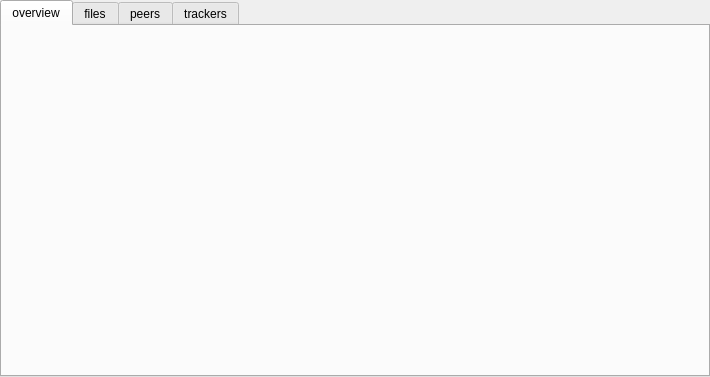
<?xml version="1.0" encoding="UTF-8"?>
<ui version="4.0">
 <class>pt::TorrentDetailsWidget</class>
 <widget class="QTabWidget" name="pt::TorrentDetailsWidget">
  <property name="geometry">
   <rect>
    <x>0</x>
    <y>0</y>
    <width>710</width>
    <height>377</height>
   </rect>
  </property>
  <property name="minimumSize">
   <size>
    <width>0</width>
    <height>120</height>
   </size>
  </property>
  <property name="windowTitle">
   <string>TabWidget</string>
  </property>
  <property name="currentIndex">
   <number>0</number>
  </property>
  <widget class="pt::TorrentOverviewWidget" name="overview">
   <attribute name="title">
    <string>overview</string>
   </attribute>
  </widget>
  <widget class="pt::TorrentFilesWidget" name="files">
   <attribute name="title">
    <string>files</string>
   </attribute>
  </widget>
  <widget class="pt::TorrentPeersWidget" name="peers">
   <attribute name="title">
    <string>peers</string>
   </attribute>
  </widget>
  <widget class="pt::TorrentTrackersWidget" name="trackers">
   <attribute name="title">
    <string>trackers</string>
   </attribute>
  </widget>
 </widget>
 <customwidgets>
  <customwidget>
   <class>pt::TorrentOverviewWidget</class>
   <extends>QWidget</extends>
   <header>torrentoverviewwidget.hpp</header>
   <container>1</container>
  </customwidget>
  <customwidget>
   <class>pt::TorrentFilesWidget</class>
   <extends>QWidget</extends>
   <header>torrentfileswidget.hpp</header>
   <container>1</container>
  </customwidget>
  <customwidget>
   <class>pt::TorrentPeersWidget</class>
   <extends>QWidget</extends>
   <header>torrentpeerswidget.hpp</header>
   <container>1</container>
  </customwidget>
  <customwidget>
   <class>pt::TorrentTrackersWidget</class>
   <extends>QWidget</extends>
   <header>torrenttrackerswidget.hpp</header>
   <container>1</container>
  </customwidget>
 </customwidgets>
 <resources/>
 <connections/>
</ui>
